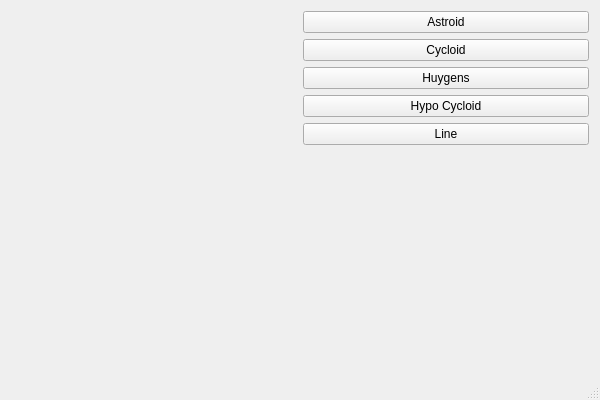
<?xml version="1.0" encoding="UTF-8"?>
<ui version="4.0">
 <class>MainWindow</class>
 <widget class="QMainWindow" name="MainWindow">
  <property name="geometry">
   <rect>
    <x>0</x>
    <y>0</y>
    <width>600</width>
    <height>400</height>
   </rect>
  </property>
  <property name="windowTitle">
   <string>MainWindow</string>
  </property>
  <widget class="QWidget" name="centralWidget">
   <layout class="QGridLayout" name="gridLayout">
    <item row="0" column="0">
     <layout class="QHBoxLayout" name="horizontalLayout">
      <item>
       <widget class="RenderArea" name="renderArea" native="true"/>
      </item>
      <item>
       <layout class="QVBoxLayout" name="verticalLayout">
        <item>
         <widget class="QPushButton" name="btnAstroid">
          <property name="text">
           <string>Astroid</string>
          </property>
         </widget>
        </item>
        <item>
         <widget class="QPushButton" name="btnCycloid">
          <property name="text">
           <string>Cycloid</string>
          </property>
         </widget>
        </item>
        <item>
         <widget class="QPushButton" name="btnHuygens">
          <property name="text">
           <string>Huygens</string>
          </property>
         </widget>
        </item>
        <item>
         <widget class="QPushButton" name="btnHypo">
          <property name="text">
           <string>Hypo Cycloid</string>
          </property>
         </widget>
        </item>
        <item>
         <widget class="QPushButton" name="btnLine">
          <property name="text">
           <string>Line</string>
          </property>
         </widget>
        </item>
        <item>
         <spacer name="verticalSpacer">
          <property name="orientation">
           <enum>Qt::Vertical</enum>
          </property>
          <property name="sizeHint" stdset="0">
           <size>
            <width>20</width>
            <height>40</height>
           </size>
          </property>
         </spacer>
        </item>
       </layout>
      </item>
     </layout>
    </item>
   </layout>
  </widget>
  <widget class="QStatusBar" name="statusBar"/>
 </widget>
 <layoutdefault spacing="6" margin="11"/>
 <customwidgets>
  <customwidget>
   <class>RenderArea</class>
   <extends>QWidget</extends>
   <header>renderarea.h</header>
   <container>1</container>
  </customwidget>
 </customwidgets>
 <resources/>
 <connections/>
</ui>
